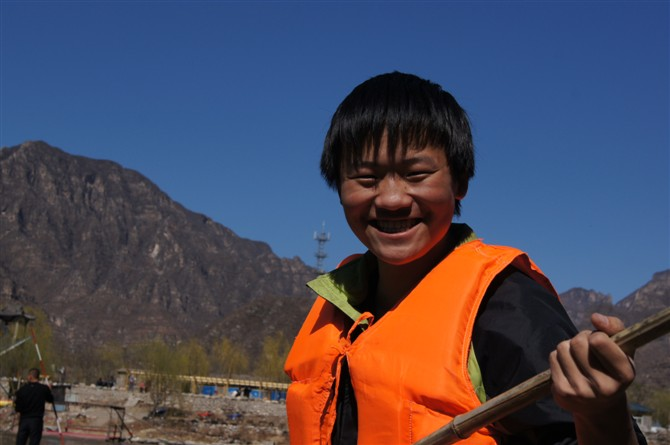
#> input picture blog03-roi/test.jpg, 670 x 445 px
$ python blog03-image06.py   (Python 2 division)
#> lines starting #> are read from the running program, lines starting #| are printed output that depends on the picture; after the words box and inside, x2 and y2 are one past the last pixel; in counts of white or black regions, pixels touching at a corner belong together
# -*- coding:utf-8 -*-
import cv2
import numpy as np

#读取图片
img = cv2.imread("test.jpg", cv2.IMREAD_UNCHANGED)
#> img is the input picture: shape (445, 670, 3); mean B, G, R 89.8, 73.3, 75.5
test = cv2.imread("test3.jpg", cv2.IMREAD_UNCHANGED)
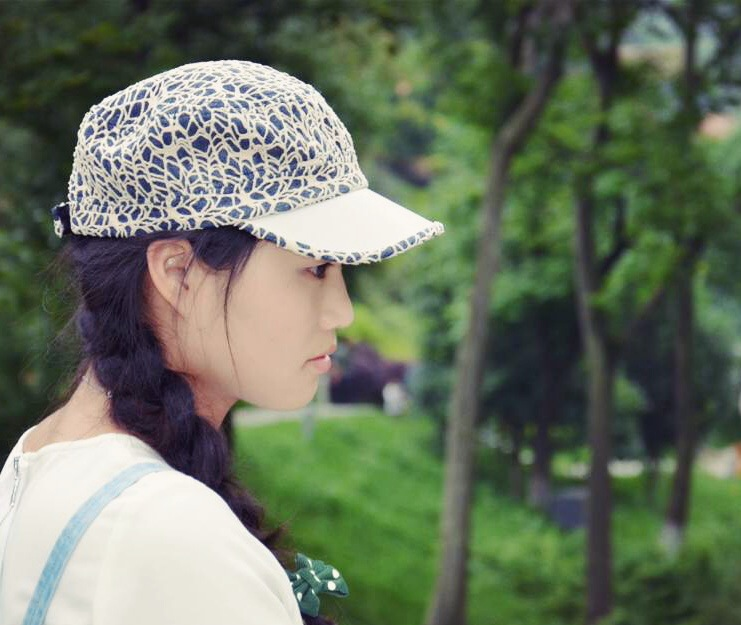
#> input picture blog03-roi/test3.jpg, 741 x 625 px
#> test is the input picture: shape (625, 741, 3); mean B, G, R 95.7, 115.3, 104.7
print test.shape
#| (625, 741, 3)

#定义300*100矩阵 3对应BGR
face = np.ones((200, 200))

#显示原始图像
cv2.imshow("Demo", img)

#显示ROI区域
face = img[100:300, 250:450]
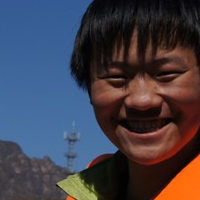
#> face: shape (200, 200, 3); mean B, G, R 75.5, 63.8, 66.3
test[200:400, 200:400] = face
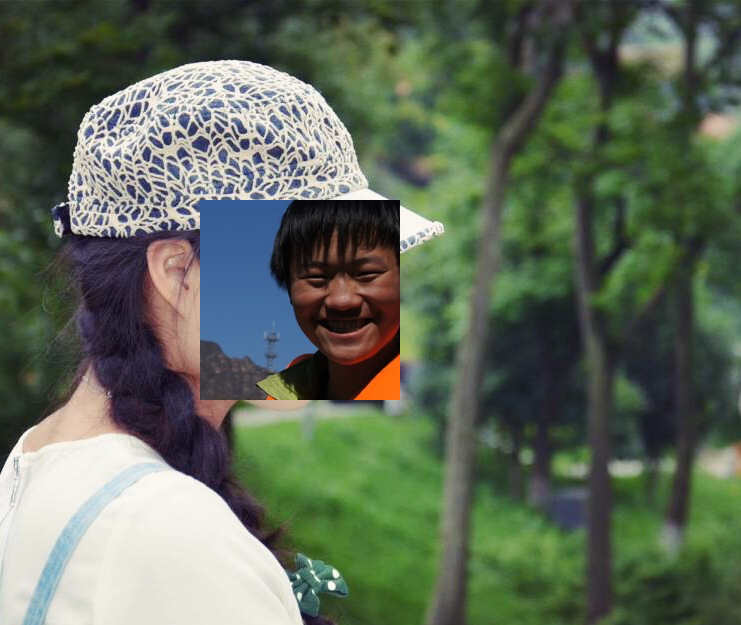
#> test: shape (625, 741, 3); 8.64% of pixels changed, all inside (x1, y1, x2, y2) = (200, 200, 400, 400)
cv2.imshow("Pic", test)

#等待显示
cv2.waitKey(0)
cv2.destroyAllWindows()
